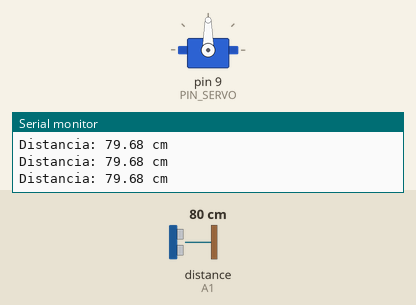
Bench run of a sketch on a simulated Arduino Uno, built with avr-gcc and run on an emulated ATmega328P. Parts: servo, the last lines printed to the serial monitor. Wiring (inferred from the names in the program): ultrasonic range finder: trigger A0; echo A1. The inputs (shaded band) are chosen by the test bench; at power-on: distance to the obstacle (sensor on A1) 80 cm. The echo pulse lasts 58.3 µs per cm.

Above: at 2.2 s.
2.3 s: distance to the obstacle (sensor on A1) set to 2 cm
At 3.5 s:
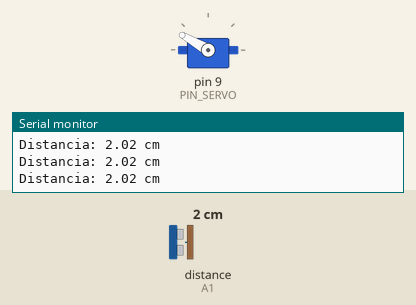
3.8 s: distance to the obstacle (sensor on A1) set to 60 cm
At 4.4 s:
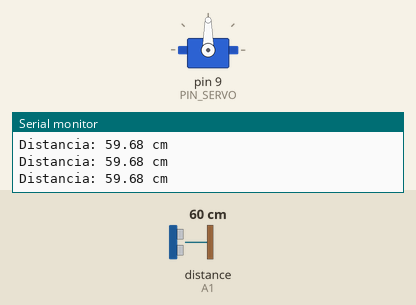
5.3 s: distance to the obstacle (sensor on A1) set to 9 cm
At 6.5 s:
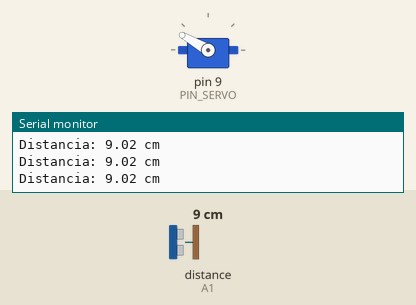
Timing chart, 0 to 8.3 s (numbered marks = the images above; inputs shaded):
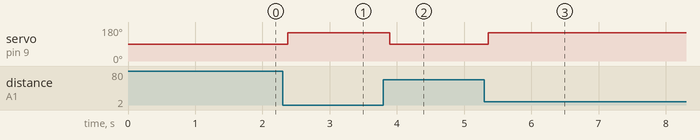

The sketch:

teste_servo_sensor.ino
```cpp
// TESTE 3: Sensor Ultrassônico e Servo
// Pinos: Trig=A0, Echo=A1 | Servo=9

#include <Servo.h>

const int PIN_TRIG = A0;
const int PIN_ECHO = A1;
const int PIN_SERVO = 9;

Servo servoSensor;

void setup() {
  Serial.begin(9600);
  pinMode(PIN_TRIG, OUTPUT);
  pinMode(PIN_ECHO, INPUT);

  servoSensor.attach(PIN_SERVO);
  servoSensor.write(90); // Inicia no centro
  delay(1000);
}

void loop() {
  // Disparo do sensor
  digitalWrite(PIN_TRIG, LOW);
  delayMicroseconds(2);
  digitalWrite(PIN_TRIG, HIGH);
  delayMicroseconds(10);
  digitalWrite(PIN_TRIG, LOW);

  // Leitura do tempo de resposta
  long duracao = pulseIn(PIN_ECHO, HIGH, 30000); // Timeout de 30ms
  float distancia = (duracao == 0) ? 400.0 : (duracao * 0.0343 / 2.0);

  Serial.print("Distancia: ");
  Serial.print(distancia);
  Serial.println(" cm");

  // Lógica: se aproximar a mão, o servo "vira o rosto"
  if (distancia > 0 && distancia < 20.0) {
    servoSensor.write(150); // Vira para o lado
  } else {
    servoSensor.write(90);  // Volta para o centro
  }

  delay(100); // Pequena pausa
}
```

Measured:
- after the input at 2.3 s, servo on pin 9 (PIN_SERVO): 90° → 150° after 0.08 s
- after the input at 3.8 s, servo on pin 9 (PIN_SERVO): 150° → 90° after 0.10 s
- after the input at 5.3 s, servo on pin 9 (PIN_SERVO): 90° → 150° after 0.06 s
